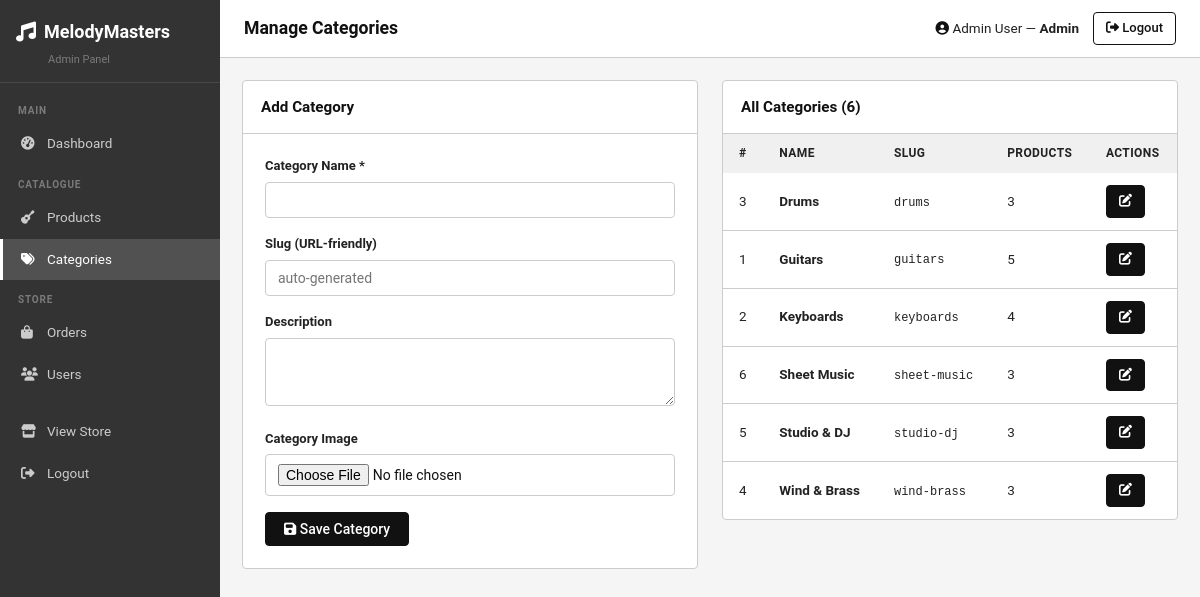
/admin/manage_categories.php (signed in), run on the app's committed database.
### tables this page shows
CREATE TABLE categories (
    id INT AUTO_INCREMENT PRIMARY KEY,
    name VARCHAR(100) NOT NULL,
    slug VARCHAR(100) NOT NULL UNIQUE,
    description TEXT,
    image VARCHAR(255),
    created_at TIMESTAMP DEFAULT CURRENT_TIMESTAMP
);

### config/database.php (called while the page is built, shortened)
<?php
function e(string $str): string {
    return htmlspecialchars($str, ENT_QUOTES, 'UTF-8');
}

### admin/manage_categories.php (the view, shortened to what this page needs)
<?php
$pdo = getDB();
$edit = null;
$cats = $pdo->query("SELECT c.*, (SELECT COUNT(*) FROM products WHERE category_id=c.id) AS product_count FROM categories c ORDER BY c.name")->fetchAll();
?>
<!DOCTYPE html>
<html lang="en">
<head>
    <link rel="stylesheet" href="../assets/css/style.css">
    <link rel="stylesheet" href="https://cdnjs.cloudflare.com/ajax/libs/font-awesome/6.5.1/css/all.min.css">
</head>
<body>
<div class="admin-layout">
<?php include 'partials/admin_sidebar.php'; ?>
<div class="admin-main">
<?php include 'partials/admin_topbar.php'; ?>
<div class="admin-content">
<div style="display:grid;grid-template-columns:1fr 1fr;gap:24px;align-items:start;">
    <div class="admin-table-card">
        <div class="admin-table-header">
            <h3><?= $edit ? 'Edit Category' : 'Add Category' ?></h3>
        </div>
        <form method="POST" enctype="multipart/form-data" style="padding:22px;">
            <div class="form-group">
                <label>Category Name *</label>
                <input type="text" name="name" class="form-control" value="<?= e($edit['name']??'') ?>" required>
            </div>
            <div class="form-group">
                <label>Slug (URL-friendly)</label>
                <input type="text" name="slug" class="form-control" value="<?= e($edit['slug']??'') ?>" placeholder="auto-generated">
            </div>
            <div class="form-group">
                <label>Description</label>
                <textarea name="description" class="form-control" rows="3"><?= e($edit['description']??'') ?></textarea>
            </div>
            <div class="form-group">
                <label>Category Image</label>
                <input type="file" name="image" class="form-control" accept="image/*">
            </div>
            <button type="submit" class="btn btn-primary"><i class="fas fa-save"></i> Save Category</button>
        </form>
    </div>
    <div class="admin-table-card">
        <div class="admin-table-header"><h3>All Categories (<?= count($cats) ?>)</h3></div>
        <table class="admin-table">
            <thead><tr><th>#</th><th>Name</th><th>Slug</th><th>Products</th><th>Actions</th></tr></thead>
            <tbody>
            <?php foreach ($cats as $c): ?>
            <tr>
                <td><?= $c['id'] ?></td>
                <td><strong><?= e($c['name']) ?></strong></td>
                <td><code style="font-size:12px;color:var(--grey)"><?= e($c['slug']) ?></code></td>
                <td><?= $c['product_count'] ?></td>
                <td>
                    <div class="action-btns">
                        <a href="?edit=<?= $c['id'] ?>" class="btn btn-primary btn-sm"><i class="fas fa-edit"></i></a>
                    </div>
                </td>
            </tr>
            <?php endforeach; ?>
            </tbody>
        </table>
    </div>
</div>
</div>
</div>
</div>
</body>
</html>

### assets/css/style.css (style rules this page uses)
:root { --primary: #111111; --primary-dark: #000000; --primary-light: #eeeeee; --bg: #f5f5f5; --white: #ffffff; --light-gray: #e8e8e8; --mid-gray: #888888; --dark: #111111; --text: #222222; --border: #cccccc; --success: #333333; --danger: #333333; --warning: #555555; --radius: 4px; --font: Roboto, Arial, sans-serif; }
*, *::before, *::after { box-sizing: border-box; margin: 0; padding: 0; }
html { scroll-behavior: smooth; }
body { font-family: var(--font); background: var(--bg); color: var(--text); line-height: 1.6; font-size: 15px; }
a { color: var(--primary); text-decoration: none; }
button, input, select, textarea { font-family: var(--font); }
.btn { display: inline-block; padding: 8px 18px; border-radius: var(--radius); font-size: 14px; font-weight: 500; cursor: pointer; border: 1px solid transparent; text-align: center; }
.btn-primary { background: var(--primary); color: #fff; border-color: var(--primary); }
.btn-sm { padding: 5px 12px; font-size: 13px; }
.form-group { margin-bottom: 16px; }
.form-group label { display: block; font-size: 13px; font-weight: 600; color: var(--text); margin-bottom: 5px; }
.form-control { width: 100%; padding: 9px 12px; border: 1px solid var(--border); border-radius: var(--radius); font-size: 14px; color: var(--dark); background: #fff; }
.admin-layout { display: grid; grid-template-columns: 220px 1fr; min-height: 100vh; }
.admin-main { background: var(--bg); overflow-y: auto; }
.admin-content { padding: 22px; }
.admin-table-card { background: var(--white); border: 1px solid var(--border); border-radius: var(--radius); overflow: hidden; }
.admin-table-header { padding: 14px 18px; border-bottom: 1px solid var(--border); display: flex; align-items: center; justify-content: space-between; }
.admin-table-header h3 { font-size: 0.95rem; font-weight: 700; color: var(--dark); }
.admin-table { width: 100%; border-collapse: collapse; }
.admin-table th { background: #f0f0f0; padding: 10px 16px; text-align: left; font-size: 12px; font-weight: 700; color: var(--text); text-transform: uppercase; letter-spacing: 0.4px; }
.admin-table td { padding: 12px 16px; border-bottom: 1px solid var(--border); font-size: 13.5px; color: var(--text); vertical-align: middle; }
.admin-table tr:last-child td { border-bottom: none; }
.action-btns { display: flex; gap: 6px; }

### data on the page
categories: id "3", name "Drums", slug "drums", product_count "3"
categories: id "1", name "Guitars", slug "guitars", product_count "5"
categories: id "2", name "Keyboards", slug "keyboards", product_count "4"
categories: id "6", name "Sheet Music", slug "sheet-music", product_count "3"
categories: id "5", name "Studio & DJ", slug "studio-dj", product_count "3"
categories: id "4", name "Wind & Brass", slug "wind-brass", product_count "3"

### other printed values
$titles[$current] "Manage Categories"
$user['name'] "Admin User"
$user['role'] "Admin"
count($cats) "6"
